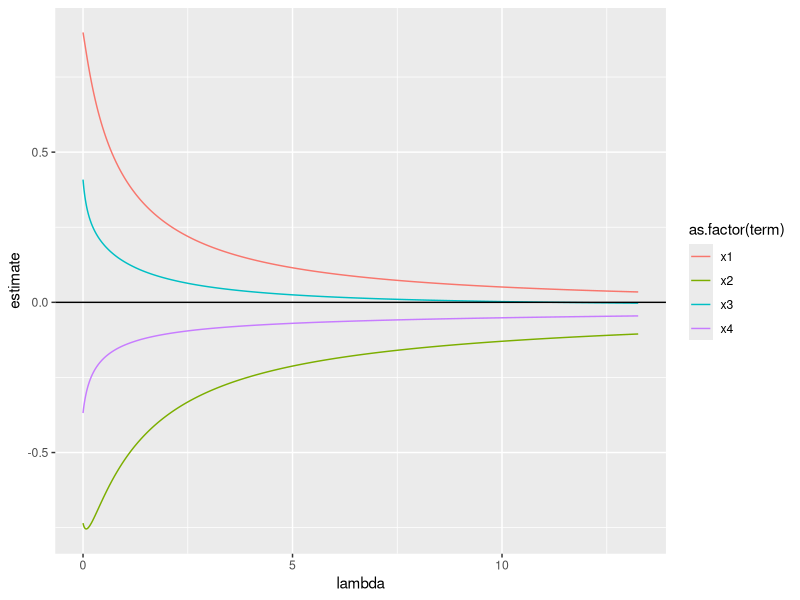
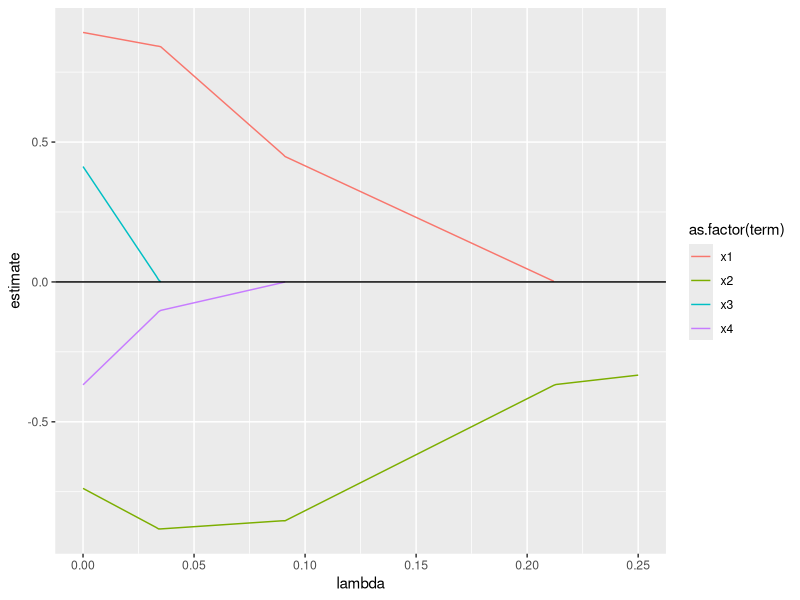

The R script that drew these images, in order:
library(glmnet)
library(broom)
library(ggplot2)

toy_data <- function(N, seed)
{
  set.seed(seed)
  x <- data.frame(x1 = rep(0, N))
  x$x1 <- runif(n = N)
  x$x2 <- runif(n = N)
  x$x3 <- x$x1 + runif(n = N)
  x$x4 <- x$x2 + x$x3 + runif(n = N)
  epsilon <- rnorm(n = N)
  y <- x$x1 - x$x2 + epsilon
  x$y <- y
  return(x)
}


# Simulate data
x_s <- toy_data(50, 123)

############  Linear regression  ###############
mod0 <- lm(y ~ . - 1, data = x_s)

# All predictors appear insignificant here
summary(mod0)

# QQ plot isn't great:
#plot(mod0)

############  Ridge regression  ###############

x <- model.matrix(x_s$y ~ ., x_s)[,-1]

ridge.mod <-
  glmnet(
    x,
    x_s$y,
    alpha = 0,
    lambda = seq(0, 13.25, 0.01),
    standardize = T,
    intercept = F
  )

# The largest coefficients are x1 and x2, but this doesn't help completely with the
# problem of variable selection - x3's coefficient isn't close enough to zero to ignore
tidied_cv <- tidy(ridge.mod)
ggplot() + geom_line(data = tidied_cv, aes(x = lambda, y = estimate, color = as.factor(term))) + geom_hline(yintercept = 0)


############  Lasso regression  ###############
lasso.mod <-
  glmnet(
    x,
    x_s$y,
    alpha = 1,
    lambda = seq(0, 0.25, 0.001),
    standardize = T,
    intercept = F
  )

# very helpful with variable selection here - correctly identifies
# that x3 and x4 are not as useful features
tidied_cv <- tidy(lasso.mod)
ggplot() + geom_line(data = tidied_cv, aes(x = lambda, y = estimate, color = as.factor(term))) + geom_hline(yintercept = 0)


############  Prediction  ###############

# Linear model is better on our training data
print(paste("MSE on linear model is:", mean(mod0$residuals ^ 2)))

# Now get optimal lambda using cross-validation
ridge.mod.cv <-
  cv.glmnet(x,
            x_s$y,
            alpha = 0,
            standardize = F)

lasso.mod.cv <-
  cv.glmnet(x,
            x_s$y,
            alpha = 1,
            standardize = F)

print(
  paste(
    "Lambda value for ridge regression that gives the best cross-validation error is:",
    ridge.mod.cv$lambda.min,
    "and gives MSE",
    min(ridge.mod.cv$cvm)
  )
)

print(
  paste(
    "Lambda value for lasso regression that gives the best cross-validation error is:",
    lasso.mod.cv$lambda.min,
    "and gives MSE",
    min(lasso.mod.cv$cvm)
  )
)

# Final models using optimised lambda
ridge.final <-
  glmnet(
    x,
    x_s$y,
    alpha = 0,
    lambda = min(ridge.mod.cv$lambda.min),
    standardize = T
  )

lasso.final <-
  glmnet(
    x,
    x_s$y,
    alpha = 1,
    lambda = min(lasso.mod.cv$lambda.min),
    standardize = T
  )

x_test_s <- toy_data(50, 234)
x_test_matrix <- model.matrix(x_test_s$y ~ ., x_test_s)[,-1]

mod0_mse <- mean((x_test_s$y - predict(mod0, x_test_s)) ^ 2)
ridge_mse <-
  mean((x_test_s$y - predict(ridge.final, x_test_matrix)) ^ 2)
lasso_mse <-
  mean((x_test_s$y - predict(lasso.final, x_test_matrix)) ^ 2)


print(paste("Linear model on new data gives MSE:", mod0_mse))
print(paste("Ridge model on new data gives MSE:", ridge_mse))
print(paste("Lasso model on new data gives MSE:", lasso_mse))

# Ridge has the coeffs close(ish) to 1 for x1 and -1 for x2, but doesn't set x3 and x4 close enough to zero
# Lasso knocks out the correlated and independent params, leaving just x1 and x2, relatively close to the
# expected coefficient values (more so with more training data).
print(ridge.final$beta)
print(lasso.final$beta)

# Overall, in this example, it looks like the gains are mainly on paramter selection and inference, rather than pure prediction.
# The MSE of the linear model isn't worse in all cases (changing the train sample size can have an effect) - large sample size
# recovers the expected coefficients, but the linear model as lower MSE.
